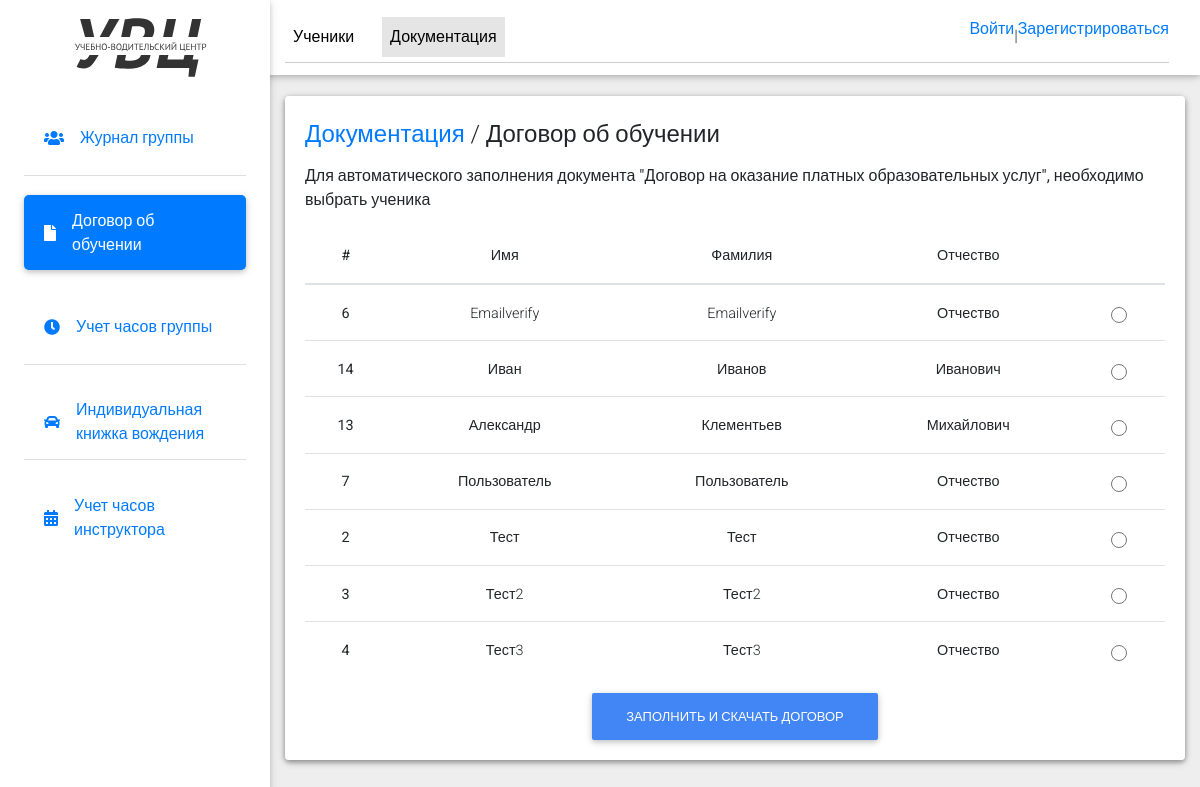
Before: /users/user_profile/manager_document_dogovor/ with the older database file.
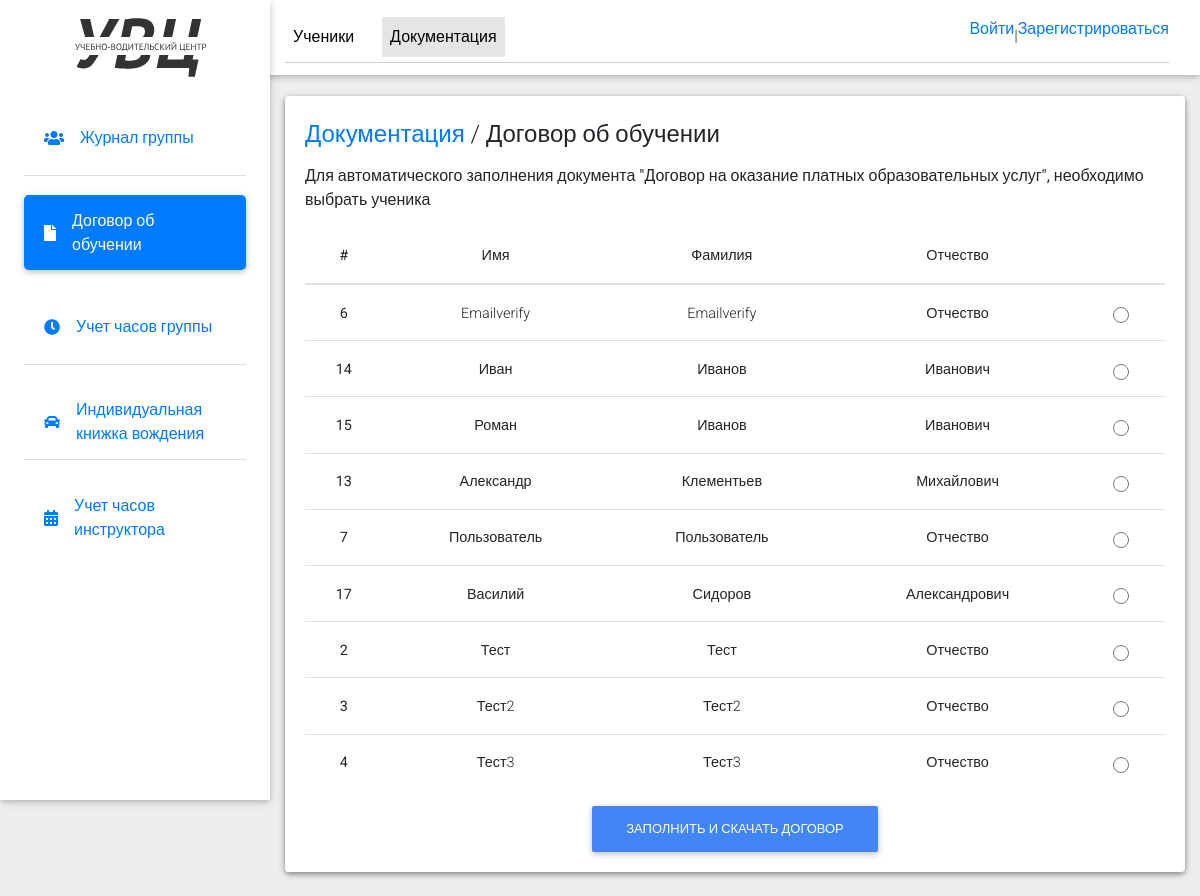
After: the same page with the newer database file.
### users/models.py (models this page shows)
class User(AbstractUser):
    email = models.EmailField(
        _('email address'),
        unique=True,
    )
    email_verify = models.BooleanField(default=False)
    surname = models.CharField(max_length=255, blank=True, null=True)
    phone = models.CharField(max_length=255, blank=True, null=True)
    USERNAME_FIELD = 'email'
    REQUIRED_FIELDS = []

### users/views.py (the view)
# urls.py: path('user_profile/manager_document_dogovor/', manager_document_dogovor, name='manager_document_dogovor'),
def manager_document_dogovor(request):
    group = Group.objects.get(id=2)
    users = User.objects.filter(email_verify=True, groups=group).order_by('last_name')
    return render(request, 'manager_document_dogovor.html', {'users': users})

### templates/manager_document_dogovor.html (shortened to what the changed rows need)
{% load static %}
<!DOCTYPE html>
<html lang="en">
<head>
  <link rel="stylesheet" href="https://use.fontawesome.com/releases/v5.11.2/css/all.css">
  <link rel="stylesheet" href="{% static 'css/bootstrap.min.css' %}">
  <link rel="stylesheet" href="{% static 'css/mdb.min.css' %}">
  <link rel="stylesheet" href="{% static 'css/style.css' %}">
</head>
<body class="grey lighten-3">
  <main class="pt-5 max-lg-5">
    <div class="container-fluid mt-5">
        <div class="card mb-4 wow fadeIn">
            <div class="card body d-sm-flex justify-content-between card-manager">
                <table class="table">
                    <thead>
                        <tr>
                            <th scope="col">#</th>
                            <th scope="col">Имя</th>
                            <th scope="col">Фамилия</th>
                            <th scope="col">Отчество</th>
                            <th scope="col"></th>
                        </tr>
                    </thead>
                    <tbody>
                        {% for user in users %}
                            <tr>
                                <th scope="row">{{ user.id }}</th>
                                <td>{{ user.first_name }}</td>
                                <td>{{ user.last_name }}</td>
                                <td>{{ user.surname }}</td>
                                <td>
                                    <div class="form-check">
                                      <input class="form-check-input" type="radio" name="flexRadioDefault" id="flexRadioDefault{{ user.id }}" data-user-id="{{ user.id }}">
                                    </div>
                                </td>
                            </tr>
                        {% endfor %}
                    </tbody>
                </table>
            </div>
        </div>
    </div>
  </main>
</body>
</html>

Changed rows visible on the page:
added User: id "15", first_name "Роман", last_name "Иванов", surname "Иванович"
added User: id "17", first_name "Василий", last_name "Сидоров", surname "Александрович"
